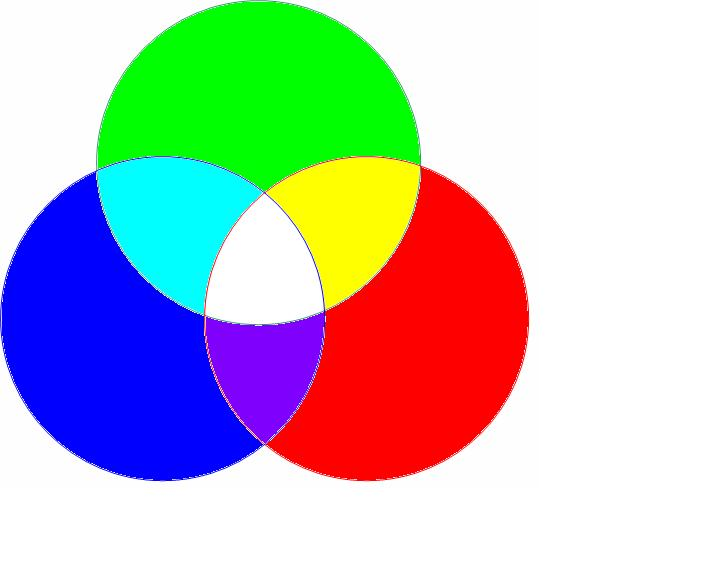
#> input picture 3circle.jpg, 720 x 570 px, found by its file name
$ python '9-11-23[17].py'
#> lines starting #> are read from the running program, lines starting #| are printed output that depends on the picture
import cv2
import matplotlib.pyplot as plt
img=cv2.imread("D:\\7040\\3circle.jpg")
#> img is the input picture: shape (570, 720, 3); mean B, G, R 190.6, 190.4, 187.5
rgb=cv2.cvtColor(img,cv2.COLOR_BGR2RGB)
plt.subplot(221),plt.imshow(rgb),plt.title("Original Image "),plt.axis("off")
r,g,b=cv2.split(rgb)
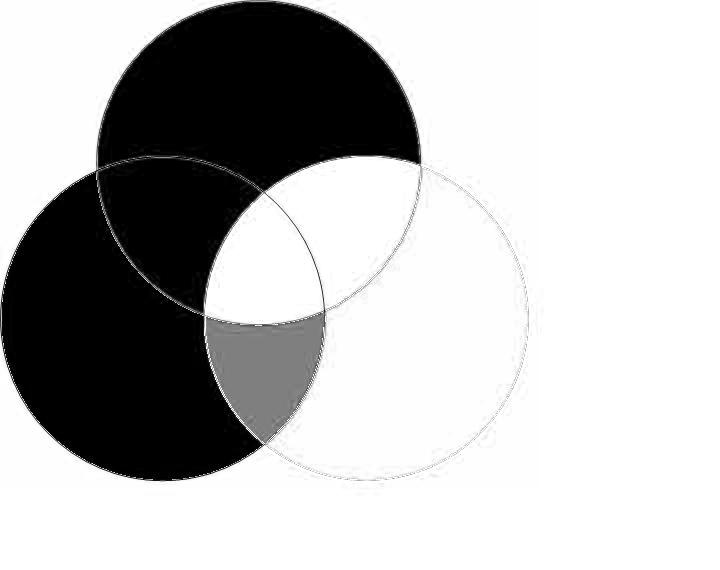
#> r: shape (570, 720); min 0, max 255, mean 187.5
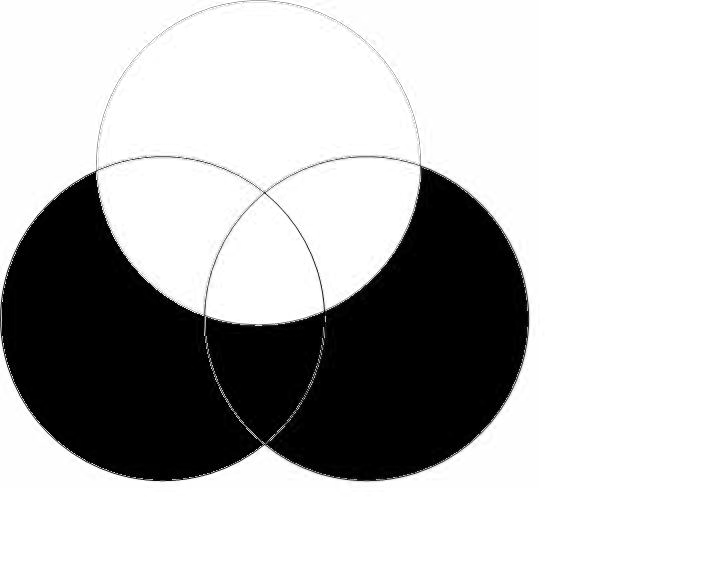
#> g: shape (570, 720); min 0, max 255, mean 190.4
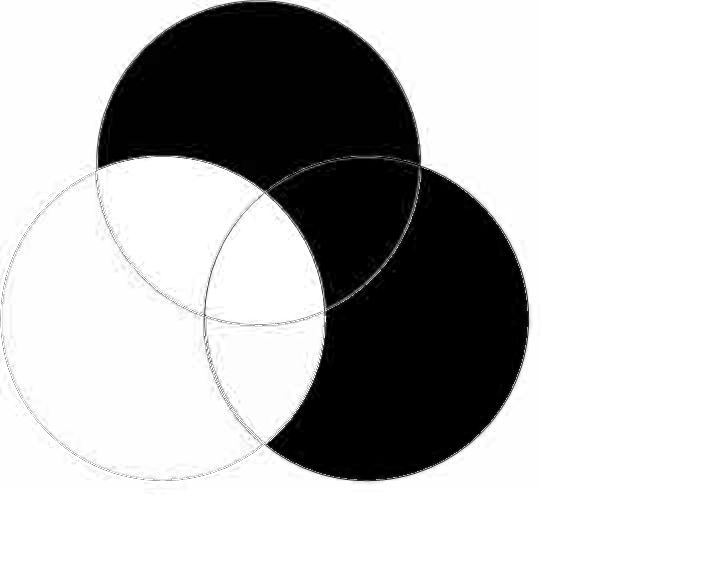
#> b: shape (570, 720); min 0, max 255, mean 190.6
plt.subplot(222),plt.imshow(r,cmap='gray'),plt.title("Red Channel"),plt.axis("off")
plt.subplot(223),plt.imshow(g),plt.title("Green channel "),plt.axis("off")
plt.subplot(224),plt.imshow(b),plt.title("Blue channel "),plt.axis("off")
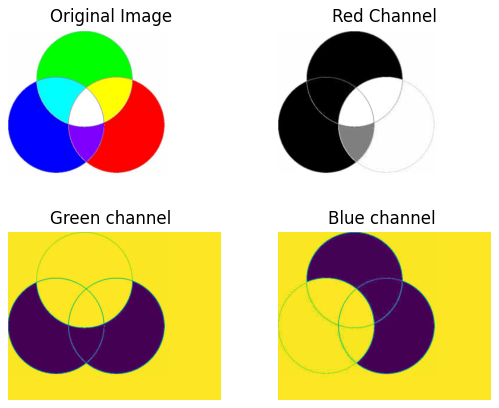
#> figure drawn by matplotlib, 4 panels
